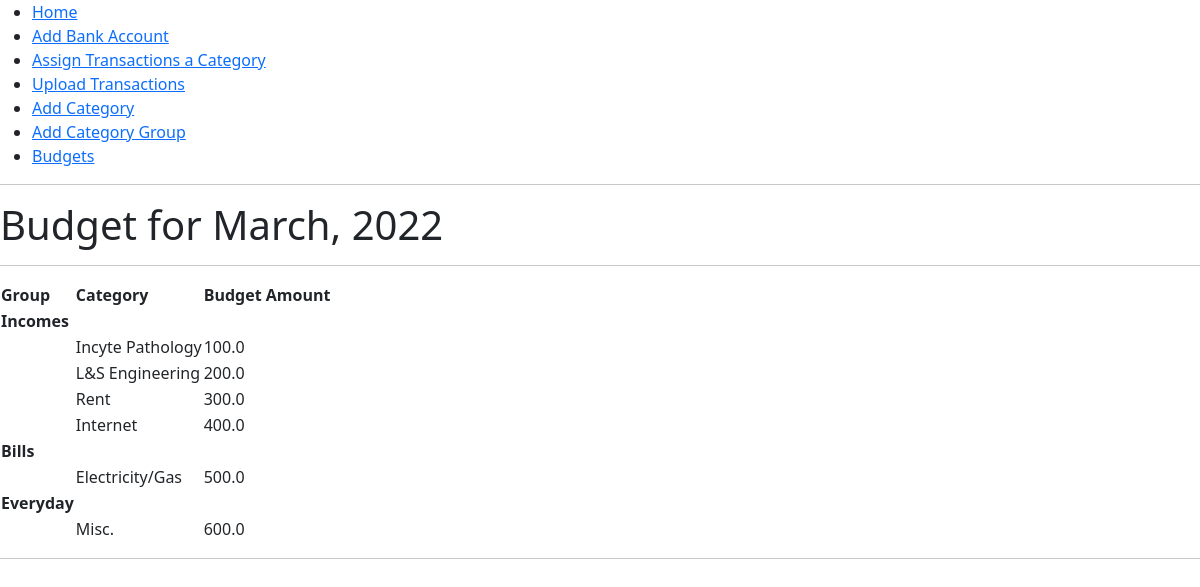
The page /budget/2022/3 on the database its author committed.
### app/models.py (models this page shows, shortened)
class CategoryGroup(db.Model):
	id = db.Column(db.Integer, primary_key=True)
	group = db.Column(db.String(64))
	categories = db.relationship('Category', back_populates='group')

class Category(db.Model):
	id = db.Column(db.Integer, primary_key=True)
	category = db.Column(db.String(64))
	group_id = db.Column(db.Integer, db.ForeignKey('category_group.id'))
	group = db.relationship('CategoryGroup', back_populates='categories')
	amounts = db.relationship('CategoryAmount', back_populates='category')
	monthly_budgets = db.relationship("MonthlyBudget", back_populates="category")

class MonthlyBudget(db.Model):
	id = db.Column(db.Integer, primary_key=True)
	amount = db.Column(db.Float, nullable=False)
	date = db.Column(db.Date, nullable=False)
	category_id = db.Column(db.Integer, db.ForeignKey('category.id'))
	category = db.relationship("Category", back_populates="monthly_budgets")

### app/main/routes.py (the view)
@bp.route('/budget/<year>/<month>', methods=['GET', 'POST'])
def review_budget(year, month):
    selectedmonth = datetime(int(year), int(month), 1).date()
    monthstr = datetime.strptime(month, '%m').strftime('%B')
    groups = CategoryGroup.query.all()
    cats = Category.query.order_by('id').all()
    budgetdata = MonthlyBudget.query.filter_by(date=selectedmonth).all()
    budget = {}
    for b in budgetdata:
        budget[b.category.category] = b.amount
    return render_template('budget_readonly.html', title='Budget for ' + monthstr + ', ' + year, month=monthstr, year=year, groups=groups, cats=cats, budget=budget)

### app/templates/budget_readonly.html
{% extends "base.html"%}
{% block content %}
	<h1>Budget for {{ month }}, {{ year }}</h1>
	<hr>
	<table>
		<tr>
			<th>Group</th>
			<th>Category</th>
			<th>Budget Amount</th>
		</tr>
		{% for g in groups %}
		<tr>
			<td><b>{{ g.group }}</b></td>
			<td></td>
			<td></td>
		</tr>
		{% for c in cats %}
		{% if c.group.group == g.group%}
		<tr>
			<td></td>
			<td>{{ c.category }}</td>
			<td>{{ budget[c.category]}}</td>
		</tr>
		{% endif %}
		{% endfor %}
		{% endfor %}
	</table>
  <hr>
{% endblock %}

### app/templates/base.html (shortened to what this page needs)
<!doctype html>
<html lang="en">
<head>
	<link href="https://cdn.jsdelivr.net/npm/bootstrap@5.2.0-beta1/dist/css/bootstrap.min.css" rel="stylesheet">
</head>
<body>
	<nav>
		<ul>
			<li><a href="{{ url_for('main.index') }}">Home</a></li>
			<li><a href="{{ url_for('main.add_bank_account') }}">Add Bank Account</a></li>
			<li><a href="{{ url_for('main.transactions_assign') }}">Assign Transactions a Category</a></li>
			<li><a href="{{ url_for('upload.upload') }}">Upload Transactions</a></li>
			<li><a href="{{ url_for('main.add_category') }}">Add Category</a></li>
			<li><a href="{{ url_for('main.add_category_group') }}">Add Category Group</a></li>
			<li><a href="{{ url_for('main.budgets') }}">Budgets</a></li>
		</ul>
	</nav>
	<hr>
	{% block content %}{% endblock %}
</body>
</html>

### rows shown on the page
CategoryGroup: group "Incomes"
Category: category "Incyte Pathology", category.amount "100.0"
Category: category "L&S Engineering", category.amount "200.0"
Category: category "Rent", category.amount "300.0"
Category: category "Internet", category.amount "400.0"
CategoryGroup: group "Bills"
Category: category "Electricity/Gas", category.amount "500.0"
CategoryGroup: group "Everyday"
Category: category "Misc.", category.amount "600.0"

### other values the page prints
{{ month }} "March"
{{ year }} "2022"
